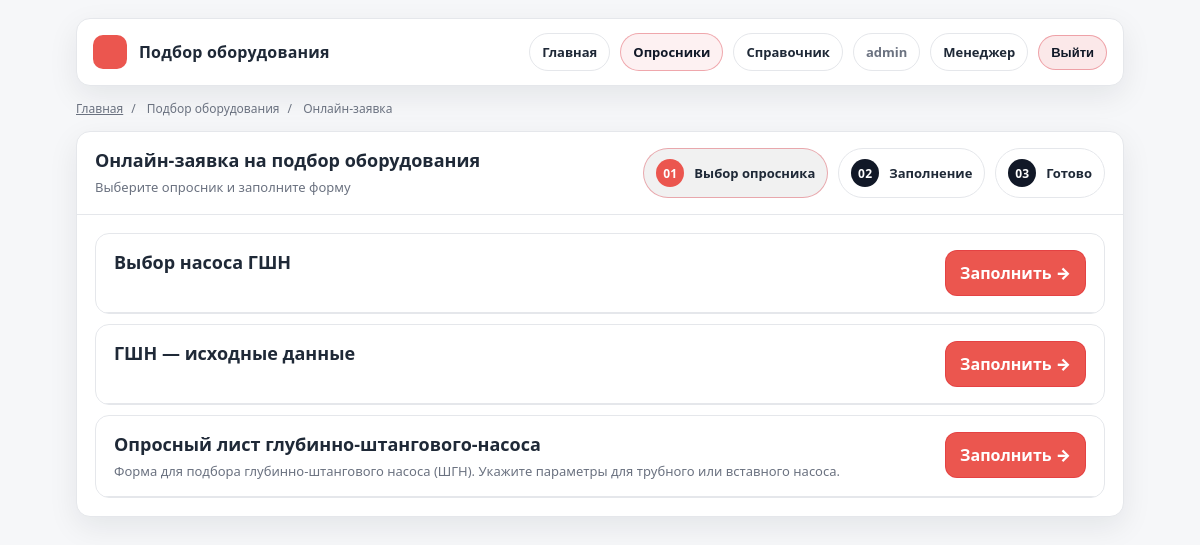
Page /q/ (signed in) on the committed database.
### questionnaires/models.py (models this page shows, shortened)
class Questionnaire(models.Model):
    slug = models.SlugField(unique=True)
    title = models.CharField(max_length=200)
    description = models.TextField(blank=True)
    is_active = models.BooleanField(default=True)

### questionnaires/views.py (the view)
# urls.py: path("", views.questionnaire_list, name="questionnaire_list"),
@login_required
def questionnaire_list(request):
    items = Questionnaire.objects.filter(is_active=True).order_by("title")
    return render(request, "questionnaires/list.html", {"items": items})

### templates/questionnaires/list.html (shortened to what this page needs)
{% extends "base.html" %}
{% block crumbs %}
  <div class="crumbs">
    <a href="/">Главная</a><span class="sep">/</span>
    <span>Подбор оборудования</span><span class="sep">/</span>
    <span>Онлайн-заявка</span>
  </div>
{% endblock %}
{% block content %}
  <div class="card">
    <div class="card-head">
      <div>
        <h1 class="card-title">Онлайн-заявка на подбор оборудования</h1>
        <div class="card-sub">Выберите опросник и заполните форму</div>
      </div>
      <div class="stepper">
        <div class="step active"><span class="num">01</span> Выбор опросника</div>
        <div class="step"><span class="num">02</span> Заполнение</div>
        <div class="step"><span class="num">03</span> Готово</div>
      </div>
    </div>
    <div class="card-body">
      <div class="grid">
        {% for q in items %}
          <div class="card" style="margin-top:0; box-shadow:none;">
            <div class="card-head">
              <div>
                <h2 class="card-title">{{ q.title }}</h2>
                <div class="card-sub">{{ q.description }}</div>
              </div>
              <a class="btn primary" href="{% url 'start_questionnaire' slug=q.slug %}">Заполнить →</a>
            </div>
          </div>
        {% endfor %}
      </div>
    </div>
  </div>
{% endblock %}

### templates/base.html (shortened to what this page needs)
<!doctype html>
<html lang="ru">
<head>
</head>
<body>
  <div class="wrap">
    <div class="top">
      <div class="brand">
        <div class="mark" aria-hidden="true"></div>
        <div>
          <div class="brand-title">Подбор оборудования</div>
        </div>
      </div>
      <div class="nav">
        <a class="link" href="/">Главная</a>
        <a class="link primary" href="/q/">Опросники</a>
        <a class="link" href="/q/handbook/">Справочник</a>
        {% if user.is_authenticated %}
          <span class="pill">{{ user.username }}</span>
          {% if user.is_staff %}
            <a class="link" href="/q/manager/submissions/">Менеджер</a>
          {% endif %}
          <form method="post" action="{% url 'logout' %}" style="display:inline;">
            <button class="link danger" type="submit">Выйти</button>
          </form>
        {% else %}
          <a class="link" href="/accounts/login/">Войти</a>
          <a class="link" href="/accounts/signup/">Регистрация</a>
        {% endif %}
      </div>
    </div>
    {% block crumbs %}{% endblock %}
    {% block content %}{% endblock %}
  </div>
</body>
</html>

### templates/base.html (style rules this page uses)
:root { --bg:#f6f7f9; --card:#ffffff; --text:#1f2937; --muted:#6b7280; --line:#e5e7eb; --accent:#eb564f; --accent2:#111827; --radius:14px; --shadow: 0 10px 30px rgba(17,24,39,.08); }
* { box-sizing:border-box }
body { margin:0; font-family: system-ui, -apple-system, Segoe UI, Roboto, Arial, sans-serif; background: var(--bg); color:var(--text); }
a { color:inherit; text-decoration:none }
.wrap { max-width:1080px; margin:0 auto; padding:18px 16px 64px }
.top { display:flex; align-items:center; justify-content:space-between; gap:16px; padding:14px 16px; background: var(--card); border:1px solid var(--line); border-radius: var(--radius); box-shadow: var(--shadow); }
.brand { display:flex; align-items:center; gap:12px; }
.mark { width:34px; height:34px; border-radius:10px; background: var(--accent); }
.brand-title { font-weight:800; letter-spacing:.2px }
.nav { display:flex; gap:10px; flex-wrap:wrap; align-items:center; justify-content:flex-end }
.link { display:inline-flex; align-items:center; gap:8px; padding:9px 12px; border-radius:999px; border:1px solid var(--line); background: #fff; font-weight:700; font-size:13px; }
.link.primary { border-color: rgba(214,31,44,.35); background: rgba(214,31,44,.06); color: var(--accent2); }
.link.danger { border-color: rgba(214,31,44,.35); background: rgba(214,31,44,.10); color: var(--accent2); }
.pill { display:inline-flex; align-items:center; padding:9px 12px; border-radius:999px; border:1px solid var(--line); background:#fff; color:var(--muted); font-weight:700; font-size:13px; }
.crumbs { margin-top:14px; color:var(--muted); font-size:12px; }
.crumbs a { color:var(--muted); text-decoration:underline }
.crumbs .sep { margin:0 8px }
.card { margin-top:14px; background: var(--card); border:1px solid var(--line); border-radius: var(--radius); box-shadow: var(--shadow); overflow:hidden; }
.card-head { padding:16px 18px; border-bottom:1px solid var(--line); display:flex; align-items:flex-start; justify-content:space-between; gap:14px; }
.card-title { margin:0; font-size:18px; font-weight:900 }
.card-sub { margin-top:6px; color:var(--muted); font-size:13px }
.card-body { padding:18px }
.stepper { display:flex; gap:10px; flex-wrap:wrap }
.step { display:flex; align-items:center; gap:10px; padding:10px 12px; border:1px solid var(--line); border-radius: 999px; background:#fff; font-weight:800; font-size:13px; }
.step .num { width:28px; height:28px; border-radius:999px; display:grid; place-items:center; background: #111827; color:#fff; font-size:12px; letter-spacing:.3px; }
.step.active { border-color: rgba(214,31,44,.35); background: rgba(29, 18, 19, 0.06) }
.step.active .num { background: var(--accent) }
.grid { display:grid; gap:10px }
.btn { display:inline-flex; align-items:center; justify-content:center; gap:8px; padding:11px 14px; border-radius: 12px; border:1px solid var(--line); background:#fff; font-weight:900; cursor:pointer; }
.btn.primary { border-color: rgba(214,31,44,.35); background: var(--accent); color:#fff; }

### rows in the picture
Questionnaire: title "Выбор насоса ГШН"
Questionnaire: title "ГШН — исходные данные"
Questionnaire: title "Опросный лист глубинно-штангового-насоса", description "Форма для подбора глубинно-штангового насоса (ШГН). Укажите параметры для трубного или вставного насоса."

### other values in the picture
{{ user.username }} "admin"
